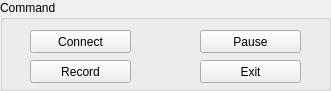
   <widget class="QGroupBox" name="groupBox_3">
    <property name="geometry">
     <rect>
      <x>530</x>
      <y>610</y>
      <width>331</width>
      <height>91</height>
     </rect>
    </property>
    <property name="title">
     <string>Command</string>
    </property>
    <widget class="QPushButton" name="btnPause">
     <property name="geometry">
      <rect>
       <x>200</x>
       <y>30</y>
       <width>101</width>
       <height>23</height>
      </rect>
     </property>
     <property name="text">
      <string>Pause</string>
     </property>
    </widget>
    <widget class="QPushButton" name="btnConnect">
     <property name="geometry">
      <rect>
       <x>30</x>
       <y>30</y>
       <width>101</width>
       <height>23</height>
      </rect>
     </property>
     <property name="text">
      <string>Connect</string>
     </property>
    </widget>
    <widget class="QPushButton" name="btnExit">
     <property name="geometry">
      <rect>
       <x>200</x>
       <y>60</y>
       <width>101</width>
       <height>23</height>
      </rect>
     </property>
     <property name="acceptDrops">
      <bool>true</bool>
     </property>
     <property name="text">
      <string>Exit</string>
     </property>
     <property name="checkable">
      <bool>false</bool>
     </property>
     <property name="checked">
      <bool>false</bool>
     </property>
     <property name="autoRepeat">
      <bool>true</bool>
     </property>
    </widget>
    <widget class="QPushButton" name="btnRecord">
     <property name="geometry">
      <rect>
       <x>30</x>
       <y>60</y>
       <width>101</width>
       <height>23</height>
      </rect>
     </property>
     <property name="text">
      <string>Record</string>
     </property>
    </widget>
   </widget>
